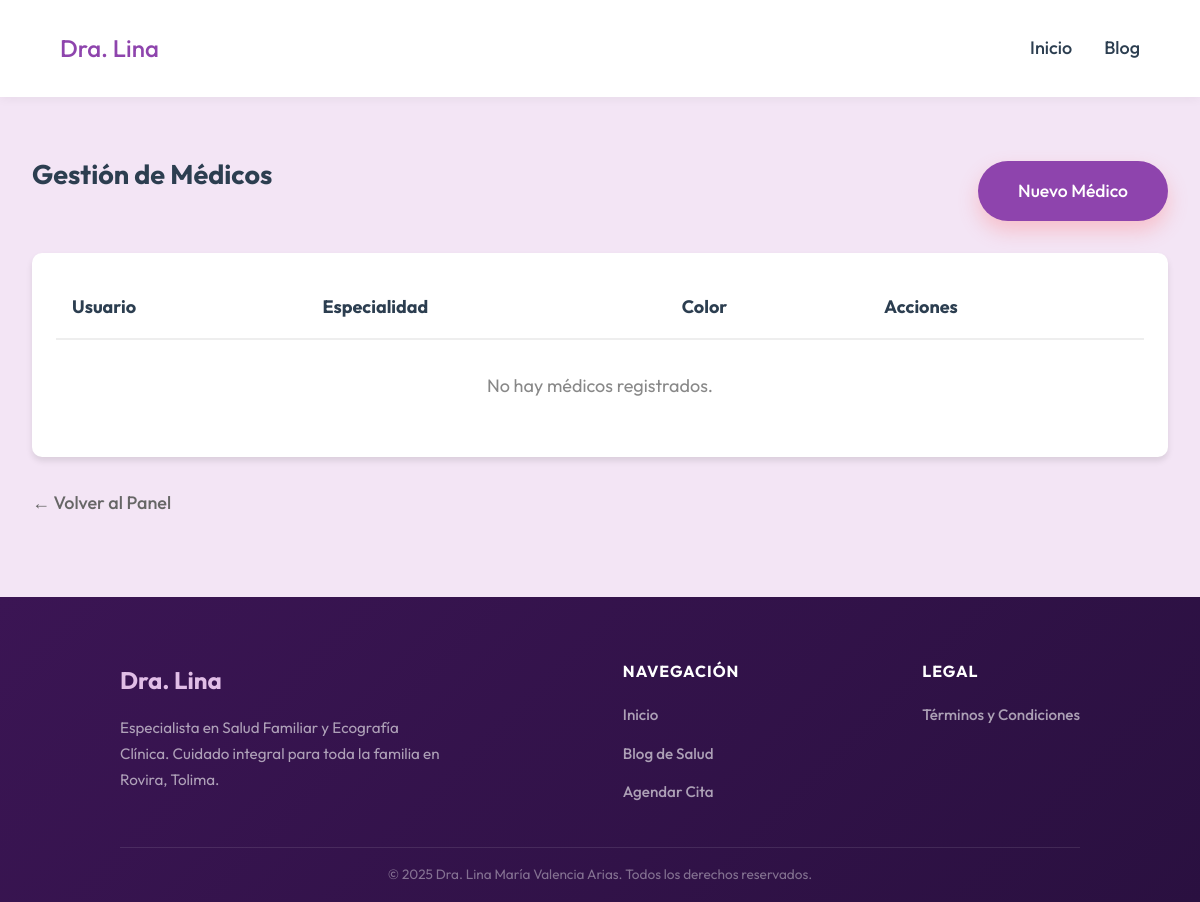
The page /admin/doctors (signed in) on the database as committed earlier.
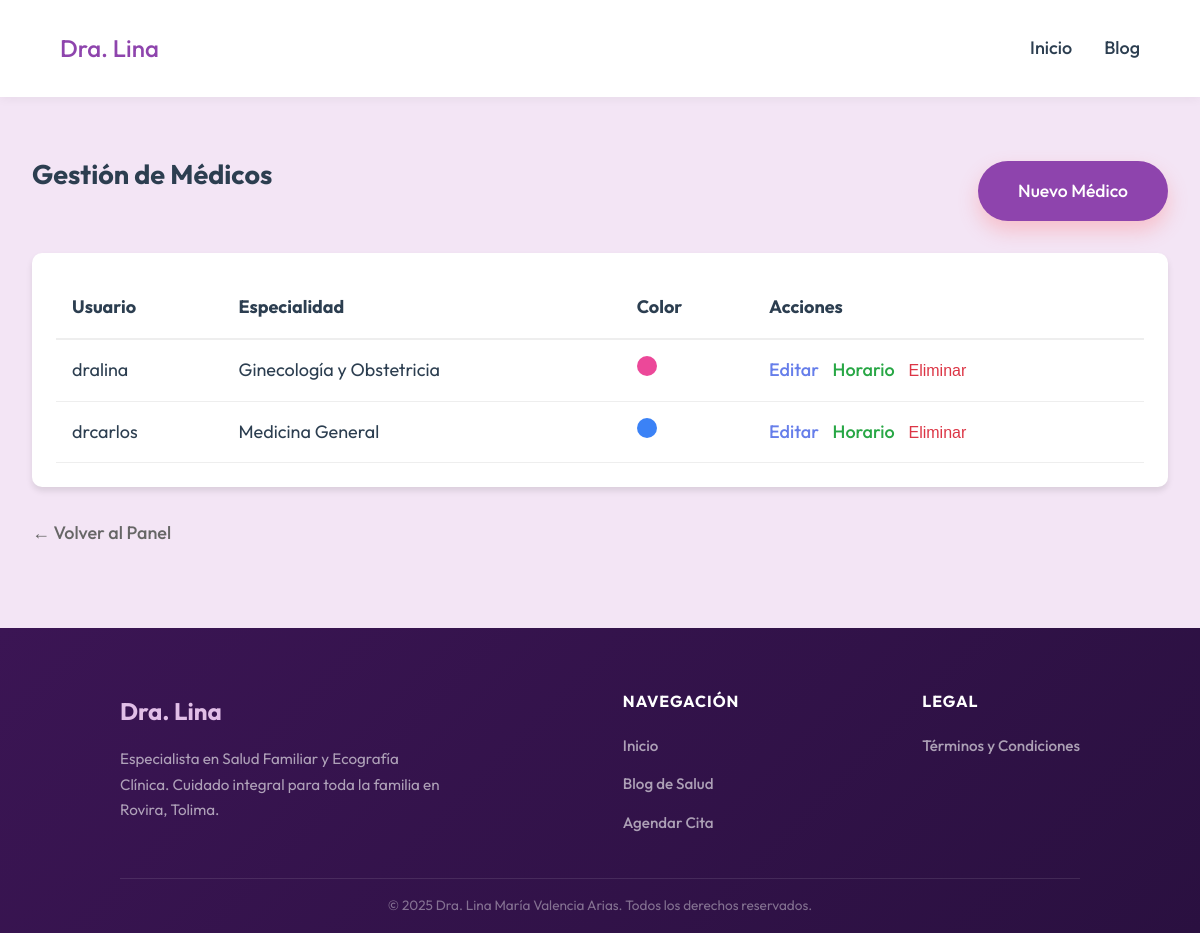
The same page on the database as committed later.
### app/models.py (models this page shows)
class User(UserMixin, db.Model):
    id = db.Column(db.Integer, primary_key=True)
    username = db.Column(db.String(80), unique=True, nullable=False)
    password_hash = db.Column(db.String(200), nullable=False)
    role = db.Column(db.String(20), default='admin')

class DoctorProfile(db.Model):
    id = db.Column(db.Integer, primary_key=True)
    user_id = db.Column(db.Integer, db.ForeignKey('user.id'), nullable=False)
    name = db.Column(db.String(100), nullable=False, default='Doctor')
    specialty = db.Column(db.String(100), nullable=False)
    bio = db.Column(db.Text)
    color = db.Column(db.String(20), default='#3b82f6')
    user = db.relationship('User', backref=db.backref('doctor_profile', uselist=False))

### app/routes/admin.py (the view)
@admin_bp.route('/doctors')
@login_required
def admin_doctors():
    from app.models import User
    doctors = User.query.filter_by(role='doctor').all()
    return render_template('admin/doctors_list.html', doctors=doctors)

### app/__init__.py (called while the page is built)
def create_app(config_name=None):
    if config_name is None:
        config_name = os.getenv('FLASK_ENV', 'development')
    app = Flask(__name__)
    app.config.from_object(config[config_name])
    db.init_app(app)
    migrate.init_app(app, db)
    login_manager.init_app(app)
    csrf.init_app(app)
    @login_manager.user_loader
    def load_user(user_id):
        from .models import User
        return User.query.get(int(user_id))
    from .routes import public_bp, admin_bp, api_bp
    app.register_blueprint(public_bp)
    app.register_blueprint(admin_bp)
    app.register_blueprint(api_bp)
    from . import models
    return app

### app/templates/admin/doctors_list.html (shortened to what this page needs)
{% extends "base.html" %}
{% block content %}
<section class="container" style="padding: 2rem;">
    <div style="display: flex; justify-content: space-between; align-items: center; margin-bottom: 2rem;">
        <h1>Gestión de Médicos</h1>
        <a href="{{ url_for('admin.admin_doctors_new') }}" class="btn-primary">Nuevo Médico</a>
    </div>
    <div class="card"
        style="background: white; padding: 1.5rem; border-radius: 10px; box-shadow: 0 4px 6px rgba(0,0,0,0.1);">
        <table style="width: 100%; border-collapse: collapse;">
            <thead>
                <tr style="text-align: left; border-bottom: 2px solid #eee;">
                    <th style="padding: 1rem;">Usuario</th>
                    <th style="padding: 1rem;">Especialidad</th>
                    <th style="padding: 1rem;">Color</th>
                    <th style="padding: 1rem;">Acciones</th>
                </tr>
            </thead>
            <tbody>
                {% for doc in doctors %}
                <tr style="border-bottom: 1px solid #eee;">
                    <td style="padding: 1rem;">{{ doc.username }}</td>
                    <td style="padding: 1rem;">{{ doc.doctor_profile.specialty if doc.doctor_profile else 'N/A' }}</td>
                    <td style="padding: 1rem;">
                        <span
                            style="display: inline-block; width: 20px; height: 20px; background: {{ doc.doctor_profile.color if doc.doctor_profile else '#ccc' }}; border-radius: 50%;"></span>
                    </td>
                    <td style="padding: 1rem;">
                        <a href="{{ url_for('admin.admin_doctors_edit', id=doc.id) }}"
                            style="margin-right: 10px; color: #667eea; text-decoration: none;">Editar</a>
                        <a href="{{ url_for('admin.admin_doctors_schedule', id=doc.id) }}"
                            style="margin-right: 10px; color: #28a745; text-decoration: none;">Horario</a>
                        <form action="{{ url_for('admin.admin_doctors_delete', id=doc.id) }}" method="POST"
                            style="display: inline;"
                            onsubmit="return confirm('¿Estás seguro de que quieres eliminar este médico?');">
                            <button type="submit"
                                style="background: none; border: none; color: #dc3545; cursor: pointer; font-size: 1rem; text-decoration: none; padding: 0;">Eliminar</button>
                        </form>
                    </td>
                </tr>
                {% else %}
                <tr>
                    <td colspan="4" style="padding: 2rem; text-align: center; color: #888;">No hay médicos registrados.
                    </td>
                </tr>
                {% endfor %}
            </tbody>
        </table>
    </div>
    <div style="margin-top: 2rem;">
        <a href="{{ url_for('admin.admin_dashboard') }}" style="color: #666; text-decoration: none;">← Volver al
            Panel</a>
    </div>
</section>
{% endblock %}

Rows that differ between the two databases and show on the page:
added User: username "dralina", doctor_profile "Ginecología y Obstetricia"
added User: username "drcarlos", doctor_profile "Medicina General"
Other text that changed with them:
text no longer shown: "No hay médicos registrados."
